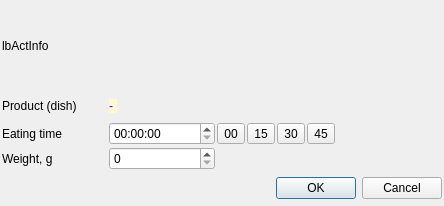
<?xml version="1.0" encoding="UTF-8"?>
<ui version="4.0">
 <class>SelProdDlg</class>
 <widget class="QDialog" name="SelProdDlg">
  <property name="geometry">
   <rect>
    <x>0</x>
    <y>0</y>
    <width>444</width>
    <height>206</height>
   </rect>
  </property>
  <property name="windowTitle">
   <string/>
  </property>
  <layout class="QGridLayout" name="gridLayout">
   <property name="leftMargin">
    <number>2</number>
   </property>
   <property name="topMargin">
    <number>2</number>
   </property>
   <property name="rightMargin">
    <number>2</number>
   </property>
   <property name="bottomMargin">
    <number>2</number>
   </property>
   <property name="spacing">
    <number>2</number>
   </property>
   <item row="4" column="0">
    <widget class="QLabel" name="label_2">
     <property name="minimumSize">
      <size>
       <width>0</width>
       <height>20</height>
      </size>
     </property>
     <property name="text">
      <string>Eating time</string>
     </property>
     <property name="margin">
      <number>6</number>
     </property>
    </widget>
   </item>
   <item row="4" column="1">
    <widget class="QTimeEdit" name="timeEdit">
     <property name="minimumSize">
      <size>
       <width>0</width>
       <height>20</height>
      </size>
     </property>
    </widget>
   </item>
   <item row="3" column="0">
    <widget class="QLabel" name="label">
     <property name="minimumSize">
      <size>
       <width>0</width>
       <height>20</height>
      </size>
     </property>
     <property name="text">
      <string>Product (dish)</string>
     </property>
     <property name="margin">
      <number>6</number>
     </property>
    </widget>
   </item>
   <item row="4" column="2">
    <widget class="QToolButton" name="tbMM00">
     <property name="minimumSize">
      <size>
       <width>0</width>
       <height>20</height>
      </size>
     </property>
     <property name="toolTip">
      <string>Quick setting of minutes</string>
     </property>
     <property name="text">
      <string>00</string>
     </property>
    </widget>
   </item>
   <item row="4" column="3">
    <widget class="QToolButton" name="tbMM15">
     <property name="minimumSize">
      <size>
       <width>0</width>
       <height>20</height>
      </size>
     </property>
     <property name="toolTip">
      <string>Quick setting of minutes</string>
     </property>
     <property name="text">
      <string>15</string>
     </property>
    </widget>
   </item>
   <item row="4" column="4">
    <widget class="QToolButton" name="tbMM30">
     <property name="minimumSize">
      <size>
       <width>0</width>
       <height>20</height>
      </size>
     </property>
     <property name="toolTip">
      <string>Quick setting of minutes</string>
     </property>
     <property name="text">
      <string>30</string>
     </property>
    </widget>
   </item>
   <item row="4" column="5">
    <widget class="QToolButton" name="tbMM45">
     <property name="minimumSize">
      <size>
       <width>0</width>
       <height>20</height>
      </size>
     </property>
     <property name="toolTip">
      <string>Quick setting of minutes</string>
     </property>
     <property name="text">
      <string>45</string>
     </property>
    </widget>
   </item>
   <item row="5" column="0">
    <widget class="QLabel" name="label_3">
     <property name="minimumSize">
      <size>
       <width>0</width>
       <height>20</height>
      </size>
     </property>
     <property name="text">
      <string>Weight, g</string>
     </property>
     <property name="margin">
      <number>6</number>
     </property>
    </widget>
   </item>
   <item row="5" column="1">
    <widget class="QSpinBox" name="sbWeight">
     <property name="minimumSize">
      <size>
       <width>0</width>
       <height>20</height>
      </size>
     </property>
     <property name="maximum">
      <number>999</number>
     </property>
    </widget>
   </item>
   <item row="6" column="0" colspan="7">
    <widget class="QDialogButtonBox" name="buttonBox">
     <property name="minimumSize">
      <size>
       <width>0</width>
       <height>32</height>
      </size>
     </property>
     <property name="orientation">
      <enum>Qt::Horizontal</enum>
     </property>
     <property name="standardButtons">
      <set>QDialogButtonBox::Cancel|QDialogButtonBox::Ok</set>
     </property>
    </widget>
   </item>
   <item row="1" column="0" colspan="7">
    <widget class="QLabel" name="lbActInfo">
     <property name="minimumSize">
      <size>
       <width>0</width>
       <height>20</height>
      </size>
     </property>
     <property name="text">
      <string>lbActInfo</string>
     </property>
     <property name="margin">
      <number>6</number>
     </property>
    </widget>
   </item>
   <item row="4" column="6">
    <widget class="QWidget" name="widget" native="true"/>
   </item>
   <item row="2" column="0" colspan="7">
    <widget class="QWidget" name="widget_2" native="true">
     <property name="minimumSize">
      <size>
       <width>0</width>
       <height>20</height>
      </size>
     </property>
    </widget>
   </item>
   <item row="0" column="0" colspan="7">
    <widget class="QWidget" name="widget_3" native="true">
     <property name="minimumSize">
      <size>
       <width>0</width>
       <height>20</height>
      </size>
     </property>
    </widget>
   </item>
   <item row="3" column="1" colspan="6">
    <widget class="QLabel" name="lbProd">
     <property name="frameShape">
      <enum>QFrame::NoFrame</enum>
     </property>
     <property name="frameShadow">
      <enum>QFrame::Plain</enum>
     </property>
     <property name="lineWidth">
      <number>0</number>
     </property>
     <property name="text">
      <string>&lt;html&gt;&lt;head/&gt;&lt;body&gt;&lt;p&gt;&lt;span style=&quot;color:#4800FF; background: #FFF8D0;&quot;&gt; - &lt;/span&gt;&lt;/p&gt;&lt;/body&gt;&lt;/html&gt;</string>
     </property>
    </widget>
   </item>
  </layout>
 </widget>
 <resources/>
 <connections>
  <connection>
   <sender>buttonBox</sender>
   <signal>accepted()</signal>
   <receiver>SelProdDlg</receiver>
   <slot>accept()</slot>
   <hints>
    <hint type="sourcelabel">
     <x>248</x>
     <y>254</y>
    </hint>
    <hint type="destinationlabel">
     <x>157</x>
     <y>274</y>
    </hint>
   </hints>
  </connection>
  <connection>
   <sender>buttonBox</sender>
   <signal>rejected()</signal>
   <receiver>SelProdDlg</receiver>
   <slot>reject()</slot>
   <hints>
    <hint type="sourcelabel">
     <x>316</x>
     <y>260</y>
    </hint>
    <hint type="destinationlabel">
     <x>286</x>
     <y>274</y>
    </hint>
   </hints>
  </connection>
 </connections>
</ui>
